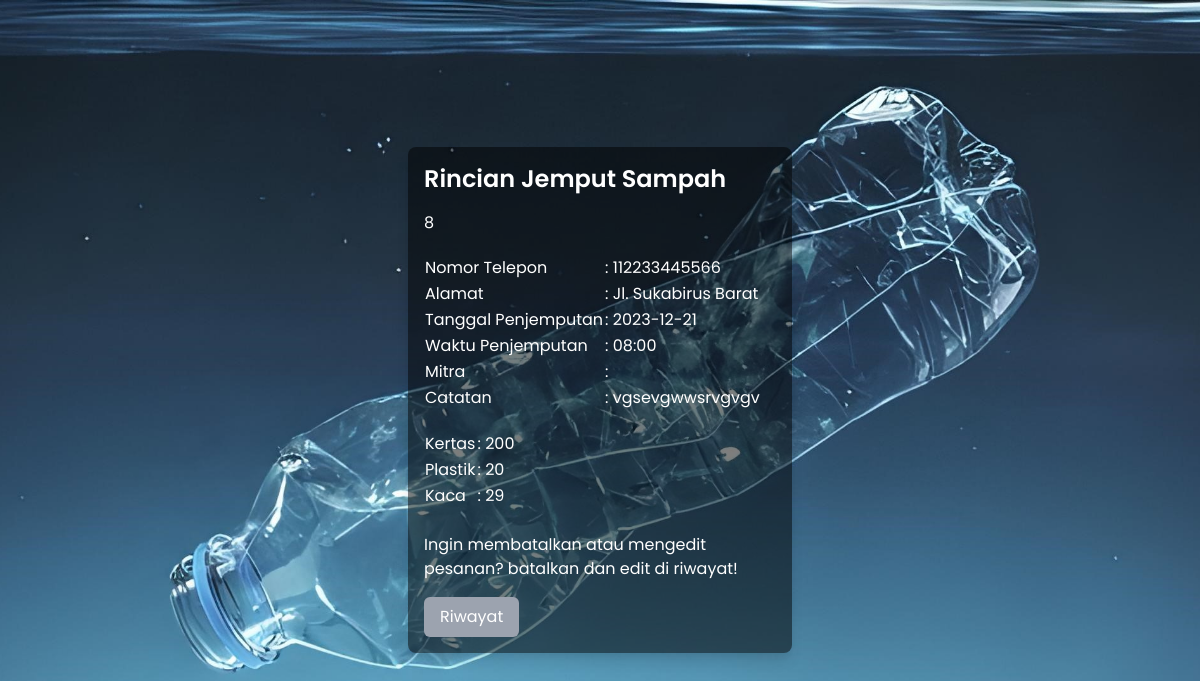
/detailjemputSampah.php?id=8, run on the app's committed database.
### tables this page shows
CREATE TABLE `jemputsampah` (
  `id` int(11) NOT NULL,
  `nomorTelepon` varchar(16) NOT NULL,
  `alamat` varchar(200) NOT NULL,
  `tanggalPenjemputan` varchar(10) NOT NULL,
  `waktuPenjemputan` varchar(20) NOT NULL,
  `mitra` varchar(255) NOT NULL,
  `catatan` varchar(200) NOT NULL,
  `bskertas` varchar(10) NOT NULL,
  `bsplastik` varchar(10) NOT NULL,
  `bskaca` varchar(10) NOT NULL,
  `poin` int(100) NOT NULL,
  `gambar` varchar(255) NOT NULL,
  `namakurir` varchar(300) NOT NULL
);

### include/Database.php (called while the page is built, shortened)
<?php
class Database
{
    private $host = "localhost";
    private $username = "root";
    private $password = "";
    private $dbname = "ass3";
    private $port = "3306";
    public function __construct()
    {
        $this->conn = new mysqli($this->host, $this->username, $this->password, $this->dbname, $this->port);
    }
}
?>

### include/function.php (called while the page is built, shortened)
<?php
require_once "database.php";
class JemputSampah extends Database
{
    public function getJemputSampahByID($id)
    {
        $id = $this->conn->real_escape_string($id);
        $query = "SELECT * FROM jemputsampah WHERE id = ?";
        $stmt = $this->conn->prepare($query);
        $stmt->bind_param("i", $id, );
        $stmt->execute();
        $result = $stmt->get_result();
        return $result->fetch_object();
    }
}

### detailjemputSampah.php (the view, shortened to what this page needs)
<?php
require_once(dirname(__FILE__) ."/include/function.php");
$id=$_GET['id'];
$jemputsampah = new JemputSampah();
$jemputsampah = $jemputsampah->getJemputSampahByID($id);
?>
<!DOCTYPE html>
<html lang="en">
<head>
    <link href="https://cdn.jsdelivr.net/npm/tailwindcss@2.2.16/dist/tailwind.min.css" rel="stylesheet">
</head>
<body>
    <div class="min-h-screen flex items-center justify-center">
        <div class="w-96 h-85 p-4 rounded-lg overflow-hidden shadow-lg overlay">
            <div class="text-white">
                <h2 class="text-2xl font-semibold">Rincian Jemput Sampah</h2>
                <p class="mt-4"><?= $jemputsampah->id ?></p>
                <div class="mt-5">
                    <table>
                        <tr>
                            <td>Nomor Telepon</td>
                            <td>: <?= $jemputsampah->nomorTelepon ?></td>
                        </tr>
                        <tr>
                            <td>Alamat</td>
                            <td>: <?= $jemputsampah->alamat ?></td>
                        </tr>
                        <tr>
                            <td>Tanggal Penjemputan</td>
                            <td>: <?= $jemputsampah->tanggalPenjemputan ?></td>
                        </tr>
                        <tr>
                            <td>Waktu Penjemputan</td>
                            <td>: <?= $jemputsampah->waktuPenjemputan ?></td>
                        </tr>
                        <tr>
                            <td>Mitra</td>
                            <td>: <?= $jemputsampah->mitra ?></td>
                        </tr>
                        <tr>
                            <td>Catatan</td>
                            <td>: <?= $jemputsampah->catatan ?></td>
                        </tr>
                    </table>
                </div>
                <div class="mt-5 mb-6">
                    <table>
                        <tr>
                            <td>Kertas</td>
                            <td>: <?= $jemputsampah->bskertas ?></td>
                        </tr>
                        <tr>
                            <td>Plastik</td>
                            <td>: <?= $jemputsampah->bsplastik ?></td>
                        </tr>
                        <tr>
                            <td>Kaca</td>
                            <td>: <?= $jemputsampah->bskaca ?></td>
                        </tr>
                    </table>
                </div>
                <p>Ingin membatalkan atau mengedit pesanan? batalkan dan edit di riwayat!</p>
                <div class="mt-4">
                    <a href="riwayatjemputSampah.php"><button class="mr-2 bg-gray-400 hover:bg-cyan-600 text-white py-2 px-4 rounded-md">Riwayat</button></a>
                </div>
            </div>
        </div>
    </div>
</body>
</html>

### detailjemputSampah.php (style rules this page uses)
* { font-family: 'Poppins', sans-serif; }
.overlay { background: rgba(0, 0, 0, 0.5); }
body { background-image: url('aset/bg.jpeg'); background-size: cover; background-position: center; }

### data on the page
jemputsampah: id "8", nomorTelepon "112233445566", alamat "Jl. Sukabirus Barat", tanggalPenjemputan "2023-12-21", waktuPenjemputan "08:00", catatan "vgsevgwwsrvgvgv", bskertas "200", bsplastik "20", bskaca "29"
